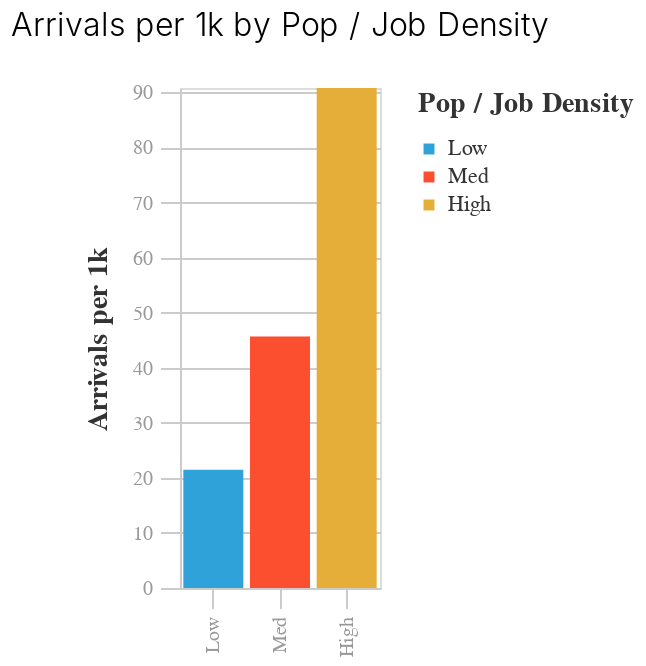

The notebook cell saved with this chart:
### Code cell
# Set the y-axis to be the same when comparing 
# bar charts by density or equity
DENSITY_MAX = by_density.arrivals_per_1k_pj.max()
EQUITY_MAX = by_equity.arrivals_per_1k_pj.max()
Y_MAX = max(DENSITY_MAX, EQUITY_MAX)

bar = (alt.Chart(
    by_density.assign(
        popjobdensity_group = by_density.popjobdensity_group.map(LEGEND_LABELS)
    )
 )
 .mark_bar()
 .encode(
     x=alt.X("popjobdensity_group:N", 
             axis=alt.Axis(title=""), 
             scale=alt.Scale(domain=LEGEND_ORDER)
            ),
     y=alt.Y("arrivals_per_1k_pj:Q",
             axis=alt.Axis(title="Arrivals per 1k"),
             scale=alt.Scale(domain=[0, Y_MAX])
            ),
     color=alt.Color("popjobdensity_group:N", title="Pop / Job Density", 
                    scale=alt.Scale(domain=LEGEND_ORDER, 
                                    range=shared_utils.altair_utils.FIVETHIRTYEIGHT_CATEGORY_COLORS
                                   )
                    )
 )
)

bar = (shared_utils.altair_utils.preset_chart_config(bar)
       .properties(title="Arrivals per 1k by Pop / Job Density", 
                  width = shared_utils.altair_utils.chart_width*0.25)
)

display(bar)
bar.save("./img/arrivals_per_1k_popjobdensity.png")

### Figure 1 — Vega-Lite specification as saved in the notebook (floating-point values rounded to 4 significant figures)
{"$schema": "https://vega.github.io/schema/vega-lite/v4.8.1.json", "config": {"axis": {"domainColor": "#cbcbcb", "grid": true, "gridColor": "#cbcbcb", "gridWidth": 1, "labelColor": "#999", "labelFont": "Arial", "labelFontSize": 10, "labelPadding": 4, "tickColor": "#cbcbcb", "tickSize": 10, "titleColor": "#333", "titleFont": "Arial", "titleFontSize": 14, "titlePadding": 10}, "axisBand": {"grid": false}, "background": "white", "font": "Arial", "header": {"labelFont": "Arial", "titleFont": "Arial"}, "legend": {"labelColor": "#333", "labelFont": "Arial", "labelFontSize": 11, "padding": 1, "symbolSize": 30, "symbolType": "square", "titleColor": "#333", "titleFont": "Arial", "titleFontSize": 14, "titlePadding": 10}, "title": {"anchor": "middle", "font": "Arial", "fontSize": 16, "fontWeight": 300, "offset": 20}, "view": {"continuousHeight": 300, "continuousWidth": 400}}, "data": {"name": "data-d89161bda92bd717ab3732f18508c110"}, "datasets": {"data-d89161bda92bd717ab3732f18508c110": [{"Population": 13235804, "Tract": 2657, "arrivals_per_1k_pj": 21.46, "itp_id": 2460, "num_arrivals": 381191, "num_jobs": 4529890, "num_pop_jobs": 17765694, "popjobdensity_group": "Low", "stop_id": 18709, "stops_per_1k_pj": 1.053}, {"Population": 13252702, "Tract": 2674, "arrivals_per_1k_pj": 45.67, "itp_id": 3500, "num_arrivals": 830817, "num_jobs": 4939682, "num_pop_jobs": 18192384, "popjobdensity_group": "Med", "stop_id": 28649, "stops_per_1k_pj": 1.575}, {"Population": 12794954, "Tract": 2676, "arrivals_per_1k_pj": 90.8, "itp_id": 4906, "num_arrivals": 1836638, "num_jobs": 7433255, "num_pop_jobs": 20228209, "popjobdensity_group": "High", "stop_id": 36540, "stops_per_1k_pj": 1.806}]}, "encoding": {"color": {"field": "popjobdensity_group", "scale": {"domain": ["Low", "Med", "High"], "range": ["#30a2da", "#fc4f30", "#e5ae38", "#6d904f", "#8b8b8b", "#b96db8", "#ff9e27", "#56cc60", "#52d2ca", "#52689e", "#545454", "#9fe4f8"]}, "title": "Pop / Job Density", "type": "nominal"}, "x": {"axis": {"title": ""}, "field": "popjobdensity_group", "scale": {"domain": ["Low", "Med", "High"]}, "type": "nominal"}, "y": {"axis": {"title": "Arrivals per 1k"}, "field": "arrivals_per_1k_pj", "scale": {"domain": [0, 90.8]}, "type": "quantitative"}}, "height": 250, "mark": "bar", "title": "Arrivals per 1k by Pop / Job Density", "usermeta": {"embedOptions": {"theme": "fivethirtyeight"}}, "width": 100}
